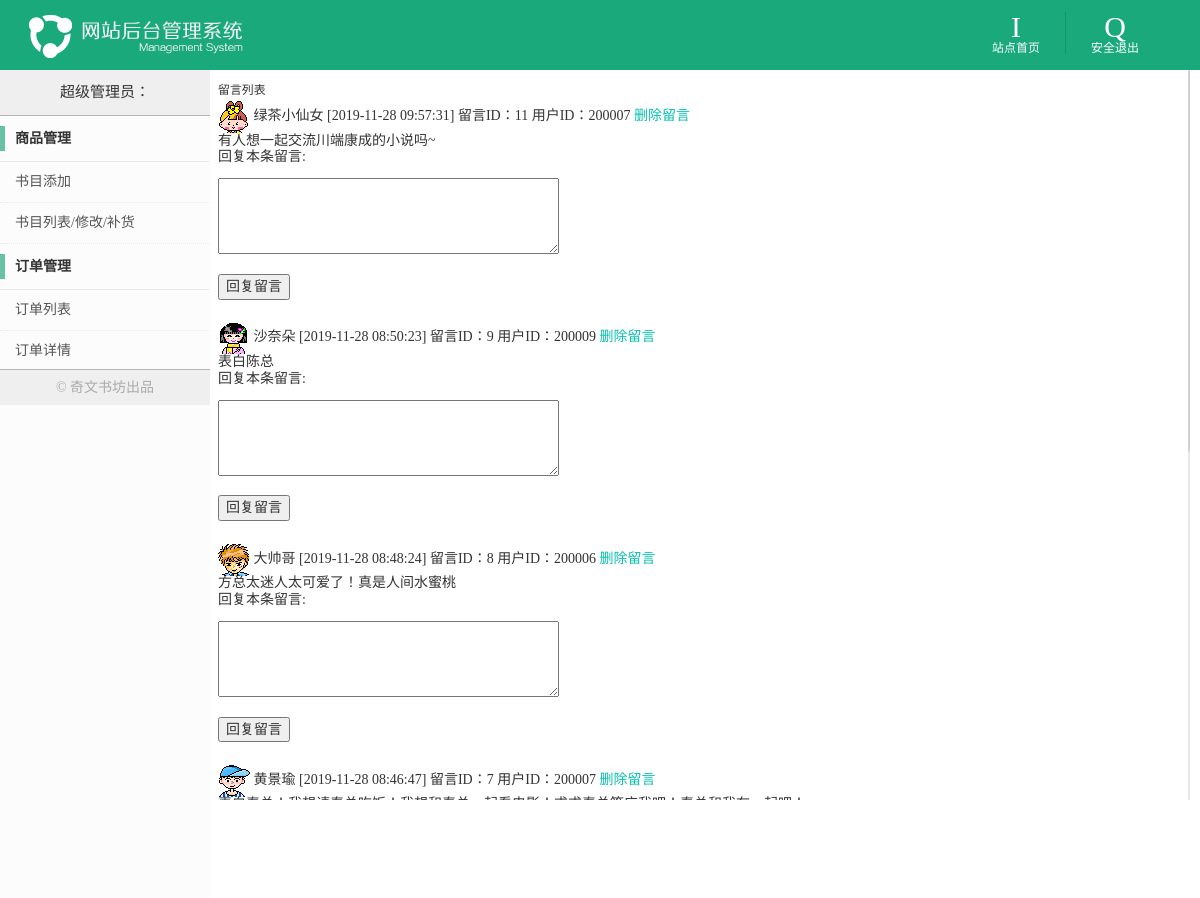
Screenshot of /后台管理/admin_guestbook.php with the database file from the repository.
### tables this page shows
CREATE TABLE `guest_book` (
  `id` mediumint(8) unsigned NOT NULL AUTO_INCREMENT,
  `user_id` char(6) NOT NULL,
  `nickname` char(16) NOT NULL,
  `face` tinyint(2) unsigned NOT NULL DEFAULT '1',
  `content` text NOT NULL,
  `create_time` int(10) unsigned NOT NULL DEFAULT '0',
  `staff_id` char(6) DEFAULT NULL,
  `reply` text,
  `reply_time` int(10) unsigned DEFAULT NULL,
  PRIMARY KEY (`id`)
);

### 后台管理/config.php (called while the page is built)
<?php
$pagesize = 8;
?>

### 后台管理/admin_guestbook.php (the view, shortened to what this page needs)
<!DOCTYPE html>
<html>
<head>
    <link rel="stylesheet" type="text/css" href="css/style.css">
    <link rel="stylesheet" type="text/css" href="css/index.css">
</head>
<body>
<header>
    <h1><img src="images/admin_logo.png"/></h1>
    <ul class="rt_nav">
        <li><a href="admin_index.php" target="_blank" class="website_icon">站点首页</a></li>
        <li><a href="admin_logout.php" class="quit_icon">安全退出</a></li>
    </ul>
</header>
<aside class="lt_aside_nav content mCustomScrollbar">
    <h2>
        <?php
        echo'超级管理员：'.$_SESSION['staff_name'];
        ?>
    </h2>
    <ul>
        <li>
            <dl>
                <dt>商品管理</dt>
                <dd><a href="addproduct.php">书目添加</a></dd>
                <dd><a href="product_list.php">书目列表/修改/补货</a></dd>
            </dl>
        </li>
        <li>
            <dl>
                <dt>订单管理</dt>
                <dd><a href="#" >订单列表</a></dd>
                <dd><a href="#">订单详情</a></dd>
            </dl>
        </li>
        <li>
            <p class="btm_infor">© 奇文书坊出品</p>
        </li>
    </ul>
</aside>
<section class="rt_wrap content mCustomScrollbar">
    <div class="rt_content">
	<div id="container">
<div id="guestbook">
<h3>留言列表</h3>
<?php
require("./db.php");
require("./config.php");
$p = $_GET['p']?$_GET['p']:1;
$offset = ($p-1)*$pagesize;
$sql = "SELECT * FROM guest_book ORDER BY id DESC LIMIT  $offset , $pagesize";
	$result=mysqli_query($conn,$sql);
while($gb_array = mysqli_fetch_array($result)){
?>
<div class="guestbook-list">
<p class="guestbook-head">
<img src="images/<?=$gb_array['face']?>.gif" />
<span class="bold"><?=$gb_array['nickname']?></span> <span class="guestbook-time">[<?=date("Y-m-d H:i:s", $gb_array['create_time'])?>]</span><span> 留言ID：<?=$gb_array['id']?> 用户ID：<?=$gb_array['user_id']?> <a href="reply.php?action=delete&id=<?=$gb_array['id']?>">删除留言</a>
<p class="guestbook-content"><?=nl2br($gb_array['content'])?></p>
<form id="form1" name="form1" method="post" action="reply.php">
<p><label for="reply">回复本条留言:</label></p>
<br/>
<textarea id="reply" name="reply" cols="40" rows="5"><?=$gb_array['reply']?></textarea>
<p>
<br/>
<input type="submit" name="submit" value="回复留言" />
</p>
<br/>
<br/>
</form>
</div>
<?php
}
?>
</div>
</div>
    </div>
</section>
</body>
</html>

### CSS/style.css (style rules this page uses)
html { overflow-y:hidden; }
body { margin:0;height:100%; }
button,input,optgroup,select,textarea { color:inherit;font:inherit;margin:0 }
button,html input[type=button],input[type=reset],input[type=submit] { -webkit-appearance:button;cursor:pointer }
input,select,button { outline:none; }
img { vertical-align:middle;border:0 }
html { font-size:50px;-webkit-tap-highlight-color:transparent;height:100%;min-width:320px;overflow-x:hidden }
body { font-family:"Microsoft YaHei";font-size:.28em;line-height:1;color:#333;background-color:white; }
.h1,.h2,.h3,.h4,.h5,.h6,h1,h2,h3,h4,h5,h6 { font-weight:500;line-height:1.1 }
.h1,.h2,.h3,h1,h2,h3 { margin-top:.28rem;margin-bottom:.14rem }
.h1,h1 { font-size:.364rem }
.h2,h2 { font-size:.2996rem }
.h3,h3 { font-size:.238rem }
button,input,select,textarea { font-family:inherit;font-size:inherit;line-height:inherit }
a { color:#06c1ae;text-decoration:none;outline:0 }
ul { margin:0;padding:0;list-style-type:none }
h6,p { line-height:1.41;text-align:justify;margin:-.2em 0;word-break:break-all }
header { background:#19a97b;overflow:hidden; }
header h1 { margin:0;float:left;margin-left:1%; }
header h1 img { width:auto;max-width:300px;height:70px; }
header .rt_nav { float:right;overflow:hidden;margin-right:3%;margin-top:12px; }
header .rt_nav li { float:left;padding:0 25px;text-align:center;border-right:1px #139667 solid; }
header .rt_nav li:last-child { border:none; }
header .rt_nav li a { color:white;font-size:12px;text-shadow:0 0 1px #20af83;display:block; }
header .rt_nav li a:before { font-family:'adminthemesregular';color:white;font-size:30px;display:block; }
header .rt_nav li .website_icon:before { content:"I"; }
header .rt_nav li .quit_icon:before { content:"Q"; }
.lt_aside_nav { width:210px;height:100%;position:absolute;top:70px;left:0;background:#fcfcfc; }
.lt_aside_nav h2 { text-align:center;border-bottom:1px #b6b6b6 solid;margin:0;height:45px;line-height:45px;background:#efefef; }
.lt_aside_nav ul { margin-bottom:75px; }
.lt_aside_nav dl { margin:0; }
.lt_aside_nav dl dt { font-weight:bold;height:45px;line-height:45px;border-bottom:1px #e9e9e9 solid;padding:0 15px;position:relative; }
.lt_aside_nav dl dt:before { position:absolute;width:5px;height:25px;background:#67c1a5;content:"";top:10px;left:0; }
.lt_aside_nav dl dd { margin:0;height:40px;line-height:40px;border-bottom:1px #e9e9e9 dotted; }
.lt_aside_nav dl dd a { display:block;color:#555555;padding:0 15px; }
.lt_aside_nav .btm_infor { height:35px;line-height:35px;width:100%;background:#efefef;border-top:1px #b6b6b6 solid;text-align:center;color:#aaa; }
.rt_wrap { margin-left:218px;margin-right:10px;height:100%;position:relative; }
.rt_content { margin-bottom:80px;margin-right:8px;overflow:hidden; }

### 后台管理/admin_guestbook.php (style rules this page uses)
body { overflow-y:auto; }

### rows the page displays
guest_book: shows a picture, nickname "绿茶小仙女", create_time "2019-11-28 09:57:31", id "11", user "200007", content "有人想一起交流川端康成的小说吗~"
guest_book: shows a picture, nickname "沙奈朵", create_time "2019-11-28 08:50:23", id "9", user "200009", content "表白陈总"
guest_book: shows a picture, nickname "大帅哥", create_time "2019-11-28 08:48:24", id "8", user "200006", content "方总太迷人太可爱了！真是人间水蜜桃"
guest_book: shows a picture, nickname "黄景瑜", create_time "2019-11-28 08:46:47", id "7", user "200007", content "表白秦总！我想请秦总吃饭！我想和秦总一起看电影！求求秦总答应我吧！秦总和我在一起吧！", reply "秦总答应了"
